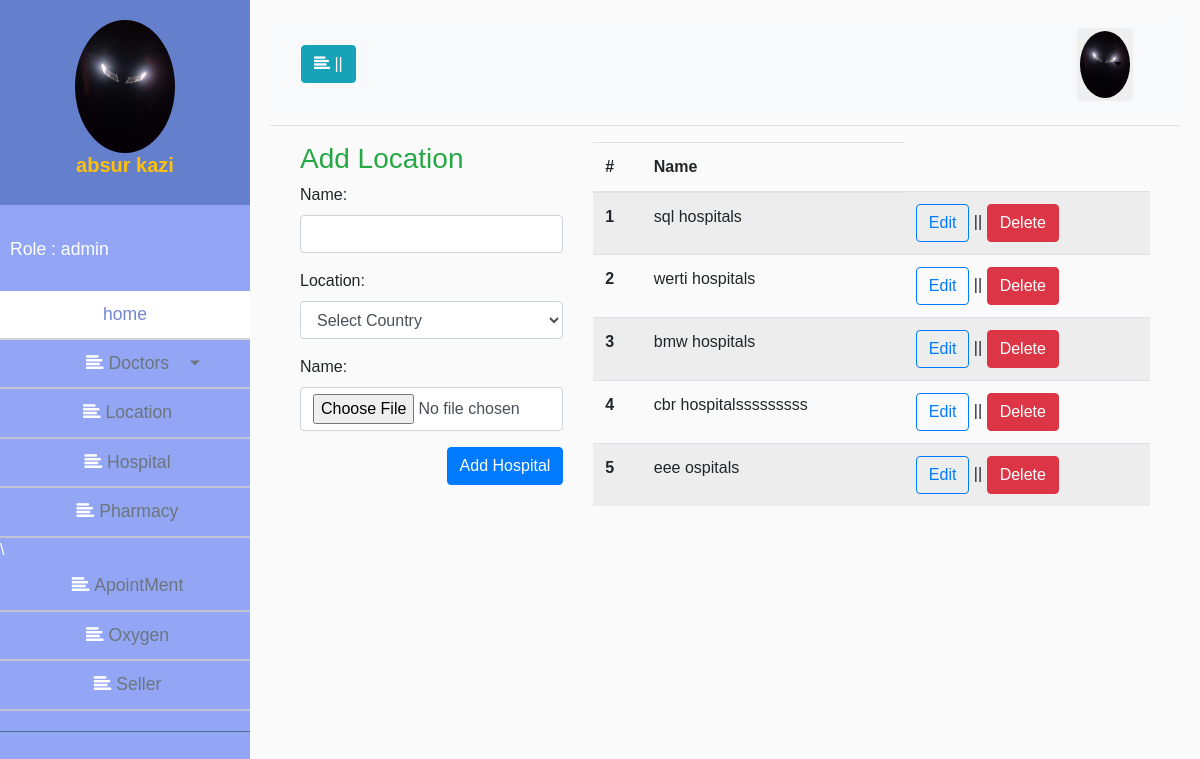
The page /adminpanel/hospital.php (signed in) on the database its author committed.
### tables this page shows
CREATE TABLE `hospitals` (
  `hos_id` int(11) NOT NULL,
  `hos_name` varchar(200) NOT NULL,
  `loca_id` int(11) NOT NULL,
  `image` varchar(200) NOT NULL
);

### classes/Hospital.php (called while the page is built, shortened)
<?php
 $filepath = realpath(dirname(__FILE__));
 include_once ($filepath.'/../lib/Database.php');
class Hospital
{
	private $db;
	function __construct(){
		$this->db = new Database();
	}
	public function allHospotial(){
		$sql ='SELECT * FROM hospitals';
		$fetchAll = $this->db->select($sql);
		return $fetchAll;
	}
}

### lib/Database.php (called while the page is built, shortened)
<?php
Class Database{
	public $host   = DB_HOST;
	public $user   = DB_USER;
	public $pass   = DB_PASS;
	public $dbname = DB_NAME;
	public $link;
	private function connectDB(){
	$this->link = new mysqli($this->host, $this->user, $this->pass, $this->dbname);
 }
	public function select($query){
		$result = $this->link->query($query) or die($this->link->error.__LINE__);
		if($result->num_rows > 0){
			return $result;
		} else {
			return false;
		}
	}
}

### adminpanel/hospital.php (the view, shortened to what this page needs)
<?php include "inc/header.php";
 ?>
		<div class="container-fluid">
			<div class="container">
				<div class="row">
					<div class="col-md-4">
						<?php
							if (isset($_GET['edithospitals'])) {
								include "inc/edithospitals.php";
							} else {
								include "inc/addhospitals.php";
							}
						 ?>
					</div>
					<div class="col-md-8">
						<table class="table table-striped">
							  <thead>
							    <tr>
							      <th scope="col">#</th>
							      <th scope="col">Name</th>
							    </tr>
							  </thead>
							  <tbody>
							  	<?php
									$doc = $Hospital->allHospotial();
									if ($doc) {
										$i = 0;
									  	while($value = $doc->fetch_assoc()){
									  		$i++;
								?>
								    <tr>
								      <th scope="row"><?php echo $i; ?></th>
								      <td><?php echo $value['hos_name']; ?>
								      <td><a href="?edithospitals&id=<?php echo $value['hos_id']; ?>" class="btn btn-outline-primary">Edit</a> || <a href="?deletehos=<?php echo $value['hos_id']; ?>" class="btn btn-danger">Delete</a></td>
								    </tr>
							    <?php }} ?>
							  </tbody>
						</table>
					</div>
				</div>
			</div>
		</div>
<?php
	include "inc/footer.php";
?>

### css/style.css (style rules this page uses)
body { font-family: 'Poppins', sans-serif; background: #fafafa; }

### rows shown on the page
hospitals: hos_name "sql hospitals"
hospitals: hos_name "werti hospitals"
hospitals: hos_name "bmw hospitals"
hospitals: hos_name "cbr hospitalsssssssss"
hospitals: hos_name "eee ospitals"

### other values the page prints
$_SESSION['f_name'] "absur"
$_SESSION['l_name'] "kazi"
